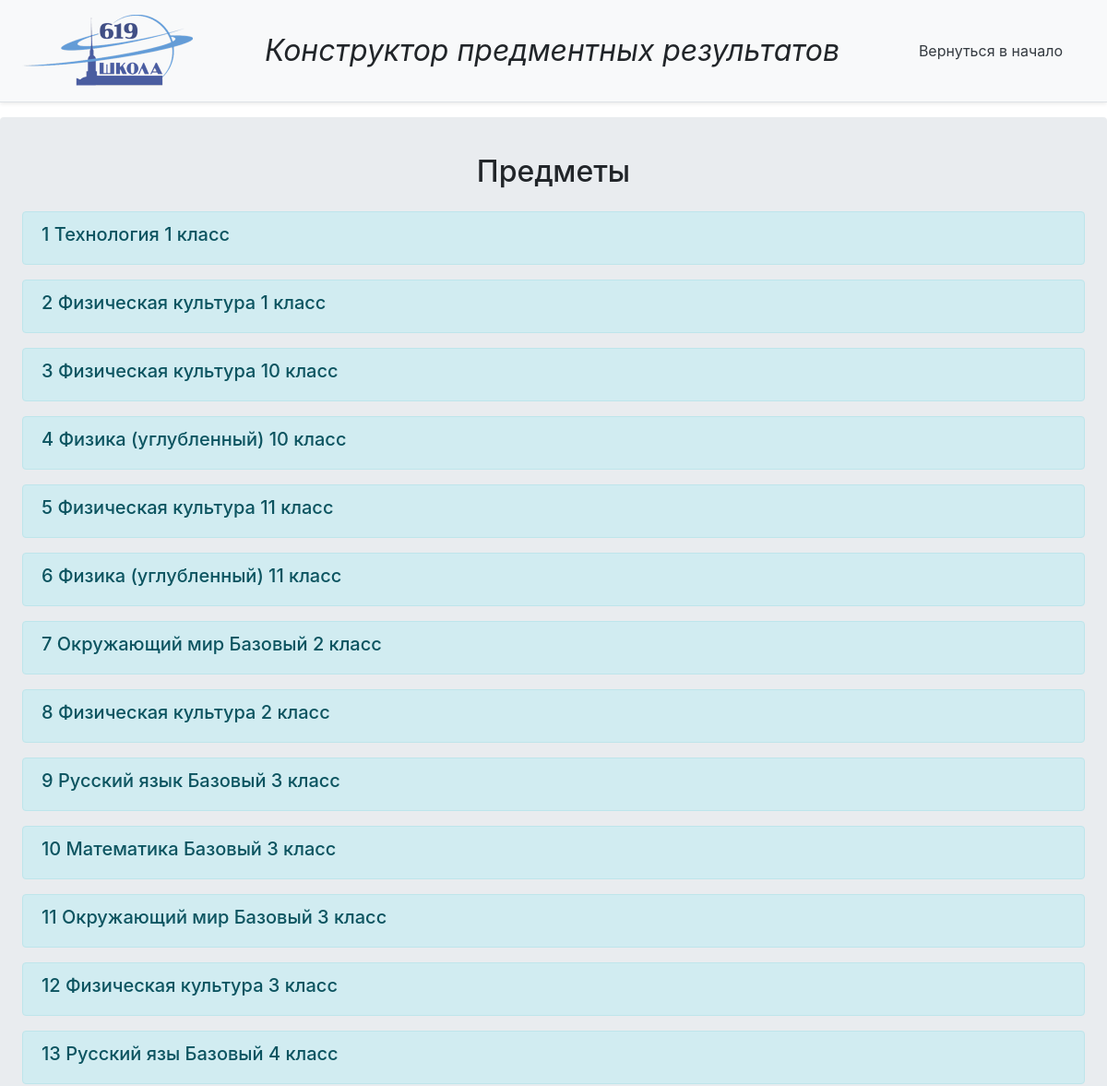
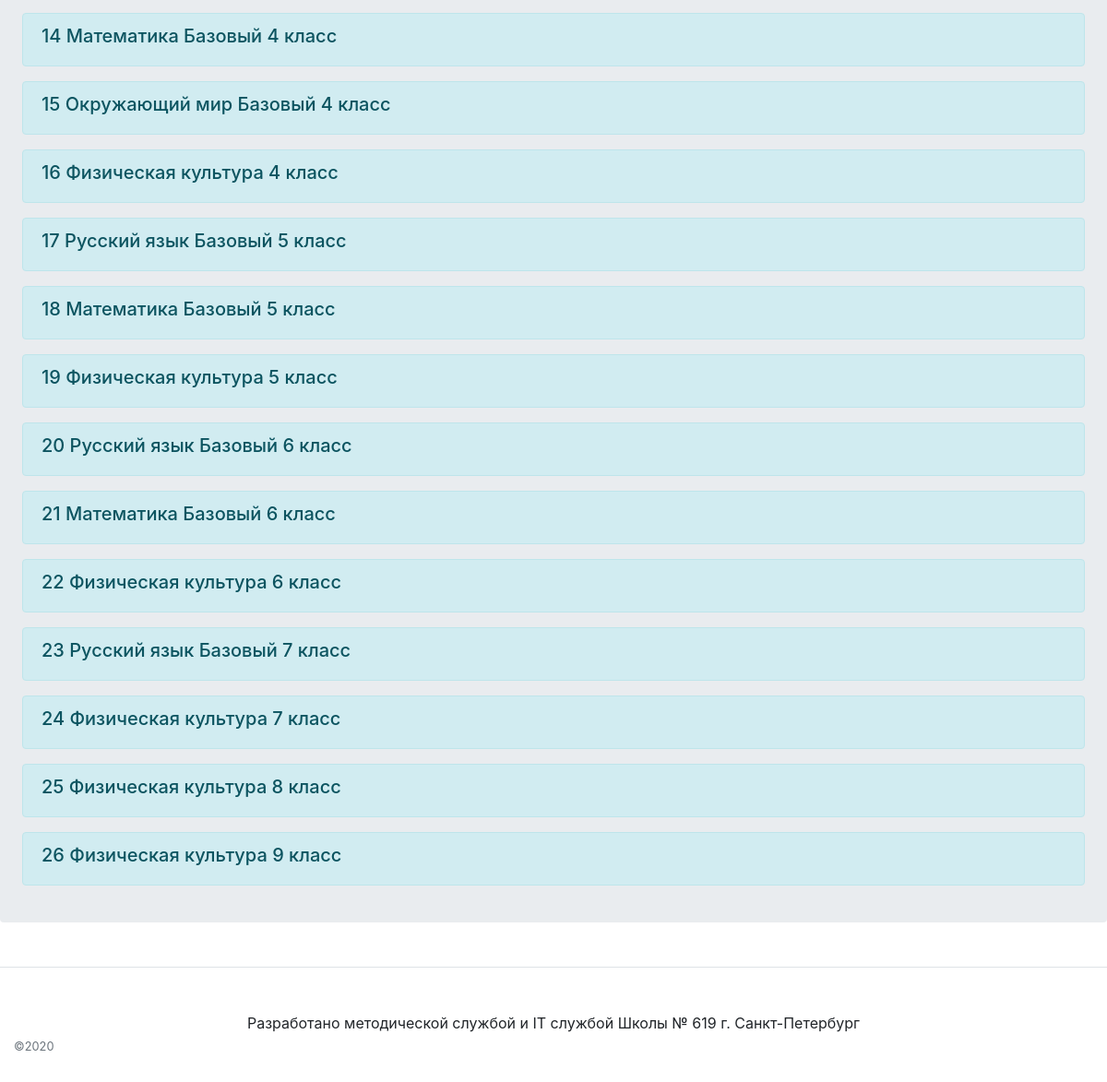
Screenshot of /prr with the database file from the repository (2 pictures, top to bottom).
### telo.py (models this page shows, shortened)
class Res(db.Model):
    id = db.Column(db.Integer, primary_key=True)
    Name = db.Column(db.String(100), nullable=False)
    Ur = db.Column(db.String(10), nullable=False)
    Kl = db.Column(db.String(5), nullable=False)
    Li = db.Column(db.String(1000))
    Mp = db.Column(db.String(1000))
    Prn = db.Column(db.String(1000))
    Prp = db.Column(db.String(1000))

### telo.py (the view)
@app.route('/prr')
def prrr():
    articles = Res.query.order_by(Res.Kl).all()
    return render_template("pro.html", articles=articles)

### templates/pro.html (shortened to what this page needs)
{% extends 'base.html'%}
{% block body %}
<div class="jumbotron p-4 p-md-10 text-black rounded bg-black">
    <div class=" px-0">
        <h2 class="text-center p-3">Предметы</h2>
        {% for el in articles %}
        <div class="alert alert-info">
            <h5>{{ el.id }} {{ el.Name }} {{ el.Ur }} {{ el.Kl }} класс
            </h5>
        </div>
        {% endfor %}
    </div>
</div>
{% endblock %}

### templates/base.html (shortened to what this page needs)
<!doctype html>
<html lang="ru">
<head>
    <link rel="stylesheet" href="{{ url_for('static', filename='css/bootstrap.css') }}">
<div class="d-flex flex-column flex-md-row align-items-center p-3 px-md-4 mb-3 bg-light border-bottom shadow-sm">
  <img src="{{ url_for('static', filename='img/LOGO.png') }}" />
  <h2 class="my-0 mr-md-auto font-weight-normal mx-auto"><em>Конструктор предментных результатов</em></h2>
  <nav class="my-2 my-md-0 mr-md-3">
    <a class="p-2 text-dark" href="/">Вернуться в начало</a>
  </nav>
</div>
<div>
    {% block body %}{% endblock %}
</div>
    <footer class="pt-4 my-md-5 pt-md-5 border-top">
    <div>
      <div class="text-bottom text-center">
        <span class="text-bottom text-center">Разработано методической службой и IT службой Школы № 619 г. Санкт-Петербург</span>
      </div>
      <div class="col-12 col-md">
        <small class="text-muted text-right">©2020</small>
      </div>
      </div>
  </footer>
</body>
</html>

### rows the page displays
Res: id "1", Name "Технология", Kl "1"
Res: id "2", Name "Физическая культура", Kl "1"
Res: id "3", Name "Физическая культура", Kl "10"
Res: id "4", Name "Физика", Ur "(углубленный)", Kl "10"
Res: id "5", Name "Физическая культура", Kl "11"
Res: id "6", Name "Физика", Ur "(углубленный)", Kl "11"
Res: id "7", Name "Окружающий мир", Ur "Базовый", Kl "2"
Res: id "8", Name "Физическая культура", Kl "2"
Res: id "9", Name "Русский язык", Ur "Базовый", Kl "3"
Res: id "10", Name "Математика", Ur "Базовый", Kl "3"
Res: id "11", Name "Окружающий мир", Ur "Базовый", Kl "3"
Res: id "12", Name "Физическая культура", Kl "3"
Res: id "13", Name "Русский язы", Ur "Базовый", Kl "4"
Res: id "14", Name "Математика", Ur "Базовый", Kl "4"
Res: id "15", Name "Окружающий мир", Ur "Базовый", Kl "4"
Res: id "16", Name "Физическая культура", Kl "4"
Res: id "17", Name "Русский язык", Ur "Базовый", Kl "5"
Res: id "18", Name "Математика", Ur "Базовый", Kl "5"
Res: id "19", Name "Физическая культура", Kl "5"
Res: id "20", Name "Русский язык", Ur "Базовый", Kl "6"
Res: id "21", Name "Математика", Ur "Базовый", Kl "6"
Res: id "22", Name "Физическая культура", Kl "6"
Res: id "23", Name "Русский язык", Ur "Базовый", Kl "7"
Res: id "24", Name "Физическая культура", Kl "7"
Res: id "25", Name "Физическая культура", Kl "8"
Res: id "26", Name "Физическая культура", Kl "9"
